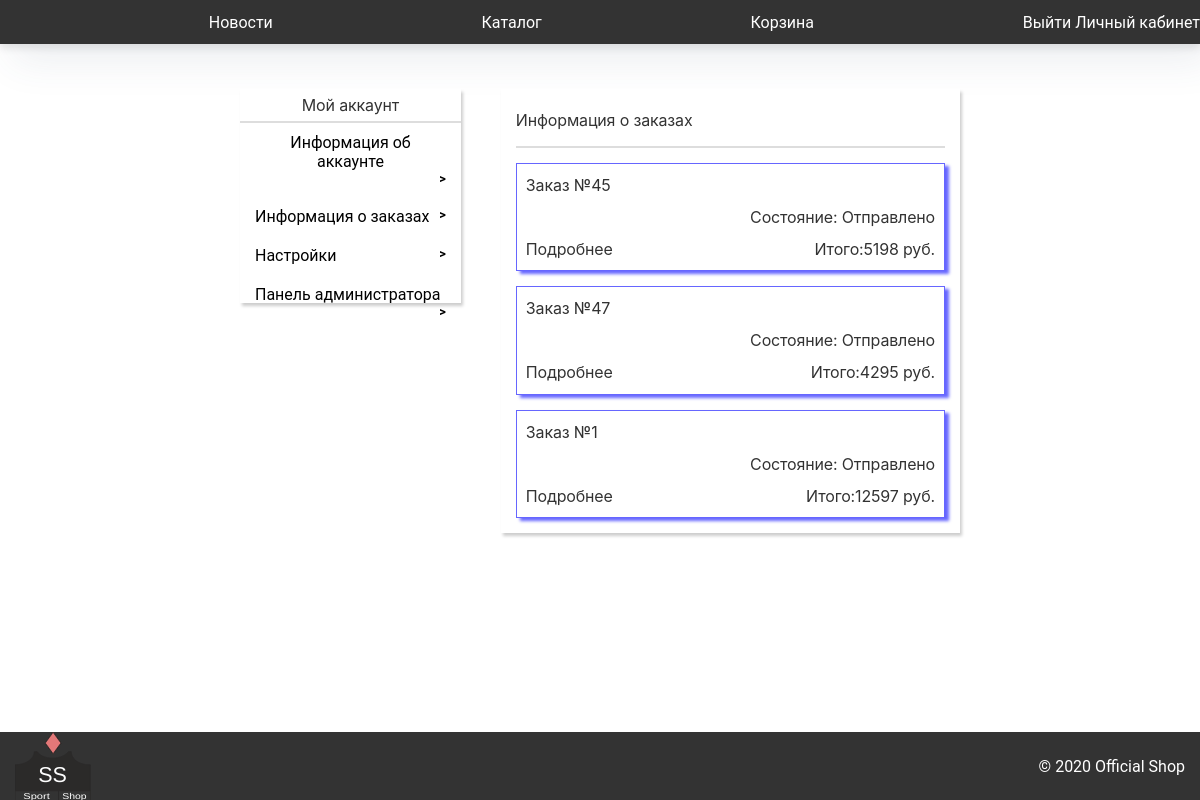
Screenshot of /cabinet/orders/ (signed in) with the database file from the repository.
### Cabinet/models.py (models this page shows, shortened)
class Orders(models.Model):
    userName =  models.TextField()
    goodId  =   models.IntegerField()
    count = models.IntegerField()
    result = models.IntegerField(default = 0)
    numberOfOrder = models.TextField()
    status = models.TextField(default = "Отправлено")

### Cabinet/views.py (the view)
# urls.py: path('orders/', views.cabinet_orders, name="cabinet_orders"),
def cabinet_orders(request):
    try:
        orders = Orders.objects.filter(userName = request.session["user"]).order_by('-id')
    except Exception as e:
        return HttpResponseRedirect("/main")
    alreadyOrders = []
    allNumOfOrders = set()
    for i in orders:
        allNumOfOrders.add(i.numberOfOrder)
    for i in allNumOfOrders:
        order = {}
        goods = []
        orders = Orders.objects.filter(numberOfOrder = i).order_by('-id')
        for j in orders:
            order['result'] = j.result
            order['userName'] = j.userName
            AboutGood = About_goods.objects.get(id = j.goodId)
            goods.append({"good" : AboutGood,
                          'count' : j.count,
                          "price": j.count*AboutGood.price})
        order['status'] = j.status
        order['numberOfOrder'] = i
        order['goods'] = goods
        alreadyOrders.append(order)
    dict = {"aunt":True, "orders" : alreadyOrders}
    return checkAunt(request, "ordblock", dict)

### Cabinet/views.py (called while the page is built)
def checkAunt(request, what, dict, admin = 0):
    if request.user.is_authenticated:
        count = calculate_new(request.session["user"])
        newGoods = "" if count == 0 else count
        ID = request.session['id']
        usr = User.objects.get(id = ID)
        dict['admin'] = usr.is_staff
        dict["goodsInBasket"] = newGoods
        if(admin):
            if(dict['admin']):
                return render(request, "CabinetTemp/"+ what +".html", dict)
            else:
                return HttpResponseRedirect("/cabinet")
        return render(request, "CabinetTemp/"+ what +".html", dict)
    return HttpResponseRedirect("/main")

### Main/basket_new_goods.py (called while the page is built)
def calculate_new(userName):
    result = 0
    try:
        goods = Goods_of_user.objects.filter(userName = userName)
        for i in goods:
            if(i.checked == 0):
                result+=1
        return result
    except Exception as e:
        return result

### Registration/templates/CabinetTemp/ordblock.html (shortened to what this page needs)
{%extends "CabinetTemp/cabinet.html"%}
{%block content_in_cabinet%}
        <div class="infoBlock ord">
            <div class="info">
                <div class='blockName'>
                    <h2>Информация о заказах</h2>
                    <hr>
                </div>
                <div class='mainBlock'>
                  {%for i in orders%}
                    <div class="order-block">
                        <div class="order">
                            <div class="orderBox">
                                <p>Заказ №{{i.numberOfOrder}}</p>
                                <div class='status'>
                                    <p>Состояние: {{ i.status }}</p>
                                    <p>Итого:{{ i.result }} руб.</p>
                                </div>
                                <button class='details' onclick='detailBox({{i.numberOfOrder}})'>
                                    <p>Подробнее</p>
                                </button>
                            </div>
                        </div>
                    </div>
                    {%endfor%}
                </div>
            </div>
        </div>
{%endblock%}

### Registration/static/main.css (style rules this page uses)
:root { --price: red; }
html { cursor: url(/static/cursor/normal.cur), default; }
* { margin: 0; padding: 0; font-family: 'Roboto', sans-serif; }
body { background: #ffffff; margin: 0; padding: 0; display: flex; font-family: "PT Sans", "Helvetica", "Arial", sans-serif; flex-direction: column; min-height: 100vh; }
.box h1, h2, p { font-size: 14px; line-height: 2; font-weight: 400; letter-spacing: -0.01em; font-family: "SF Pro Text", "Myriad Set Pro", "SF Pro Icons", "Helvetica Neue", "Helvetica", "Arial", sans-serif; position: relative; z-index: 1; padding: 0 10px; opacity: 0.8; background: no-repeat; text-decoration: none; -webkit-transition: opacity 0.3s cubic-bezier(0.25, 0.1, 0.25, 1); transition: opacity 0.3s cubic-bezier(0.25, 0.1, 0.25, 1); -webkit-tap-highlight-color: transparent; outline-offset: -7px; }
div, h1, h2, h3, a, p, form, button { font-size: 16px; box-sizing: border-box; margin: 0; padding: 0; }
hr { border-top-width: 1px; border-top-style: solid; border-top-color: #ddd; border-right-width: 1px; border-right-style: solid; border-right-color: #ddd; border-left-width: 1px; border-left-style: solid; border-left-color: #ddd; border-bottom-width: 1px; border-bottom-style: solid; border-bottom-color: #ddd; }
html { cursor: url(/static/cursor/normal.cur), progress !important; }

### Registration/static/cabinet.css (style rules this page uses)
.infoBlock { width: 69.3%; background: white; box-shadow: 2px 3px 3px rgba(0, 0, 0, 0.2); }
.info { padding: 15px; }
.mainBlock > div { line-height: 1.9; }
.order-block { width: 100%; }
.order { width: 100%; border: 1px solid rgba(0, 0, 255, 0.6); box-shadow: 4px 3px 3px rgba(0, 0, 255, 0.6); }
.details { cursor: pointer; background: none; border: none; box-sizing: content-box; margin-top: 32px; color: black; }
.details { content: ">"; }
.status { float: right; }
.status p:last-child { float: right; }
.order { margin-top: 15px; }
.orderBox { padding: 5px 9px 5px 9px; }
.info hr { margin: 10px 0; }

### rows the page displays
Orders: numberOfOrder "45"
Orders: status "Отправлено"
Orders: numberOfOrder "47", status "Отправлено"
Orders: status "Отправлено"

### other values shown
{{ i.result }} "5198" "4295" "12597"
{{ i.numberOfOrder }} "1"
